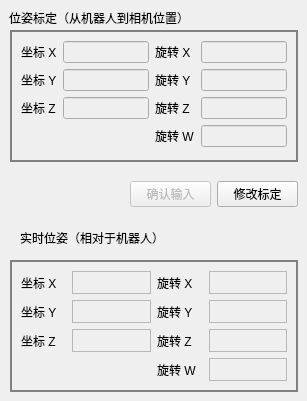
      <widget class="QWidget" name="Ros_calibration">
       <attribute name="title">
        <string>ROS标定</string>
       </attribute>
       <widget class="QLabel" name="label_4">
        <property name="geometry">
         <rect>
          <x>9</x>
          <y>9</y>
          <width>180</width>
          <height>18</height>
         </rect>
        </property>
        <property name="text">
         <string>位姿标定（从机器人到相机位置）</string>
        </property>
       </widget>
       <widget class="QGroupBox" name="origin_input_2">
        <property name="enabled">
         <bool>true</bool>
        </property>
        <property name="geometry">
         <rect>
          <x>10</x>
          <y>30</y>
          <width>288</width>
          <height>132</height>
         </rect>
        </property>
        <property name="styleSheet">
         <string notr="true">QGroupBox{
border-width:2px;
border-style:solid;
border-color:gray;
margin-top:0.5ex;
}</string>
        </property>
        <property name="title">
         <string/>
        </property>
        <layout class="QGridLayout" name="gridLayout_9">
         <item row="0" column="1">
          <widget class="QLineEdit" name="lineEdit_calibration_x">
           <property name="enabled">
            <bool>false</bool>
           </property>
           <property name="text">
            <string/>
           </property>
          </widget>
         </item>
         <item row="0" column="3">
          <widget class="QLineEdit" name="lineEdit_calibration_rotation_x">
           <property name="enabled">
            <bool>false</bool>
           </property>
          </widget>
         </item>
         <item row="1" column="3">
          <widget class="QLineEdit" name="lineEdit_calibration_rotation_y">
           <property name="enabled">
            <bool>false</bool>
           </property>
          </widget>
         </item>
         <item row="0" column="2">
          <widget class="QLabel" name="label_32">
           <property name="text">
            <string>旋转 X</string>
           </property>
          </widget>
         </item>
         <item row="1" column="1">
          <widget class="QLineEdit" name="lineEdit_calibration_y">
           <property name="enabled">
            <bool>false</bool>
           </property>
          </widget>
         </item>
         <item row="1" column="0">
          <widget class="QLabel" name="label_33">
           <property name="text">
            <string>坐标 Y</string>
           </property>
          </widget>
         </item>
         <item row="0" column="0">
          <widget class="QLabel" name="label_34">
           <property name="text">
            <string>坐标 X</string>
           </property>
          </widget>
         </item>
         <item row="2" column="1">
          <widget class="QLineEdit" name="lineEdit_calibration_z">
           <property name="enabled">
            <bool>false</bool>
           </property>
          </widget>
         </item>
         <item row="2" column="2">
          <widget class="QLabel" name="label_37">
           <property name="text">
            <string>旋转 Z</string>
           </property>
          </widget>
         </item>
         <item row="2" column="0">
          <widget class="QLabel" name="label_39">
           <property name="text">
            <string>坐标 Z</string>
           </property>
          </widget>
         </item>
         <item row="2" column="3">
          <widget class="QLineEdit" name="lineEdit_calibration_rotation_z">
           <property name="enabled">
            <bool>false</bool>
           </property>
          </widget>
         </item>
         <item row="1" column="2">
          <widget class="QLabel" name="label_40">
           <property name="text">
            <string>旋转 Y</string>
           </property>
          </widget>
         </item>
         <item row="3" column="2">
          <widget class="QLabel" name="label_41">
           <property name="text">
            <string>旋转 W</string>
           </property>
          </widget>
         </item>
         <item row="3" column="3">
          <widget class="QLineEdit" name="lineEdit_calibration_rotation_w">
           <property name="enabled">
            <bool>false</bool>
           </property>
          </widget>
         </item>
        </layout>
       </widget>
       <widget class="QLabel" name="label_5">
        <property name="geometry">
         <rect>
          <x>20</x>
          <y>230</y>
          <width>171</width>
          <height>16</height>
         </rect>
        </property>
        <property name="text">
         <string>实时位姿（相对于机器人）</string>
        </property>
       </widget>
       <widget class="QGroupBox" name="groupBox_6">
        <property name="geometry">
         <rect>
          <x>10</x>
          <y>260</y>
          <width>288</width>
          <height>132</height>
         </rect>
        </property>
        <property name="styleSheet">
         <string notr="true">QGroupBox{
border-width:2px;
border-style:solid;
border-color:gray;
margin-top:0.5ex;
}</string>
        </property>
        <property name="title">
         <string/>
        </property>
        <layout class="QGridLayout" name="gridLayout_10">
         <item row="0" column="1">
          <widget class="QLabel" name="label_realtime_x_2">
           <property name="frameShape">
            <enum>QFrame::StyledPanel</enum>
           </property>
           <property name="frameShadow">
            <enum>QFrame::Raised</enum>
           </property>
           <property name="text">
            <string/>
           </property>
          </widget>
         </item>
         <item row="0" column="4">
          <widget class="QLabel" name="label_realtime_rotation_x_2">
           <property name="frameShape">
            <enum>QFrame::StyledPanel</enum>
           </property>
           <property name="frameShadow">
            <enum>QFrame::Raised</enum>
           </property>
           <property name="text">
            <string/>
           </property>
          </widget>
         </item>
         <item row="1" column="1">
          <widget class="QLabel" name="label_realtime_y_2">
           <property name="frameShape">
            <enum>QFrame::StyledPanel</enum>
           </property>
           <property name="frameShadow">
            <enum>QFrame::Raised</enum>
           </property>
           <property name="text">
            <string/>
           </property>
          </widget>
         </item>
         <item row="0" column="0">
          <widget class="QLabel" name="label_42">
           <property name="minimumSize">
            <size>
             <width>45</width>
             <height>22</height>
            </size>
           </property>
           <property name="maximumSize">
            <size>
             <width>45</width>
             <height>16777215</height>
            </size>
           </property>
           <property name="text">
            <string>坐标 X</string>
           </property>
          </widget>
         </item>
         <item row="2" column="0">
          <widget class="QLabel" name="label_43">
           <property name="minimumSize">
            <size>
             <width>45</width>
             <height>22</height>
            </size>
           </property>
           <property name="maximumSize">
            <size>
             <width>37</width>
             <height>16777215</height>
            </size>
           </property>
           <property name="text">
            <string>坐标 Z</string>
           </property>
          </widget>
         </item>
         <item row="2" column="3">
          <widget class="QLabel" name="label_44">
           <property name="minimumSize">
            <size>
             <width>46</width>
             <height>22</height>
            </size>
           </property>
           <property name="maximumSize">
            <size>
             <width>45</width>
             <height>16777215</height>
            </size>
           </property>
           <property name="text">
            <string>旋转 Z</string>
           </property>
          </widget>
         </item>
         <item row="1" column="0">
          <widget class="QLabel" name="label_45">
           <property name="minimumSize">
            <size>
             <width>45</width>
             <height>22</height>
            </size>
           </property>
           <property name="maximumSize">
            <size>
             <width>37</width>
             <height>16777215</height>
            </size>
           </property>
           <property name="text">
            <string>坐标 Y</string>
           </property>
          </widget>
         </item>
         <item row="0" column="3">
          <widget class="QLabel" name="label_46">
           <property name="minimumSize">
            <size>
             <width>46</width>
             <height>22</height>
            </size>
           </property>
           <property name="maximumSize">
            <size>
             <width>45</width>
             <height>16777215</height>
            </size>
           </property>
           <property name="text">
            <string>旋转 X</string>
           </property>
          </widget>
         </item>
         <item row="1" column="4">
          <widget class="QLabel" name="label_realtime_rotation_y_2">
           <property name="frameShape">
            <enum>QFrame::StyledPanel</enum>
           </property>
           <property name="frameShadow">
            <enum>QFrame::Raised</enum>
           </property>
           <property name="text">
            <string/>
           </property>
          </widget>
         </item>
         <item row="2" column="4">
          <widget class="QLabel" name="label_realtime_rotation_z_2">
           <property name="frameShape">
            <enum>QFrame::StyledPanel</enum>
           </property>
           <property name="frameShadow">
            <enum>QFrame::Raised</enum>
           </property>
           <property name="text">
            <string/>
           </property>
          </widget>
         </item>
         <item row="1" column="3">
          <widget class="QLabel" name="label_47">
           <property name="minimumSize">
            <size>
             <width>46</width>
             <height>22</height>
            </size>
           </property>
           <property name="maximumSize">
            <size>
             <width>45</width>
             <height>16777215</height>
            </size>
           </property>
           <property name="text">
            <string>旋转 Y</string>
           </property>
          </widget>
         </item>
         <item row="2" column="1">
          <widget class="QLabel" name="label_realtime_z_2">
           <property name="frameShape">
            <enum>QFrame::StyledPanel</enum>
           </property>
           <property name="text">
            <string/>
           </property>
          </widget>
         </item>
         <item row="3" column="3">
          <widget class="QLabel" name="label_48">
           <property name="minimumSize">
            <size>
             <width>46</width>
             <height>22</height>
            </size>
           </property>
           <property name="maximumSize">
            <size>
             <width>45</width>
             <height>16777215</height>
            </size>
           </property>
           <property name="text">
            <string>旋转 W</string>
           </property>
          </widget>
         </item>
         <item row="3" column="4">
          <widget class="QLabel" name="label_realtime_rotation_w_2">
           <property name="frameShape">
            <enum>QFrame::StyledPanel</enum>
           </property>
           <property name="frameShadow">
            <enum>QFrame::Raised</enum>
           </property>
           <property name="text">
            <string/>
           </property>
          </widget>
         </item>
        </layout>
       </widget>
       <widget class="QWidget" name="">
        <property name="geometry">
         <rect>
          <x>130</x>
          <y>180</y>
          <width>168</width>
          <height>28</height>
         </rect>
        </property>
        <layout class="QHBoxLayout" name="horizontalLayout">
         <item>
          <widget class="QPushButton" name="button_calibration_confirm">
           <property name="enabled">
            <bool>false</bool>
           </property>
           <property name="text">
            <string>确认输入</string>
           </property>
          </widget>
         </item>
         <item>
          <widget class="QPushButton" name="button_calibration_edit">
           <property name="text">
            <string>修改标定</string>
           </property>
          </widget>
         </item>
        </layout>
       </widget>
      </widget>
